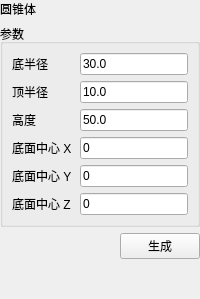
<?xml version="1.0" encoding="UTF-8"?>
<ui version="4.0">
 <class>ConeDialog</class>
 <widget class="QWidget" name="ConeDialog">
  <layout class="QVBoxLayout" name="mainLayout">
   <property name="leftMargin"><number>0</number></property><property name="topMargin"><number>0</number></property><property name="rightMargin"><number>0</number></property><property name="bottomMargin"><number>0</number></property><property name="spacing"><number>6</number></property>
   <item><widget class="QLabel" name="pageHeaderLabel"><property name="text"><string>圆锥体</string></property></widget></item>
   <item>
    <widget class="QGroupBox" name="parameterGroup">
     <property name="title"><string>参数</string></property>
     <layout class="QFormLayout" name="parameterForm">
      <property name="leftMargin"><number>9</number></property><property name="topMargin"><number>9</number></property><property name="rightMargin"><number>9</number></property><property name="bottomMargin"><number>9</number></property>
      <property name="horizontalSpacing"><number>8</number></property><property name="verticalSpacing"><number>6</number></property>
      <item row="0" column="0"><widget class="QLabel" name="bottomRadiusEditLabel"><property name="text"><string>底半径</string></property></widget></item><item row="0" column="1"><widget class="QLineEdit" name="bottomRadiusEdit"><property name="minimumHeight"><number>30</number></property><property name="text"><string>30.0</string></property></widget></item><item row="1" column="0"><widget class="QLabel" name="topRadiusEditLabel"><property name="text"><string>顶半径</string></property></widget></item><item row="1" column="1"><widget class="QLineEdit" name="topRadiusEdit"><property name="minimumHeight"><number>30</number></property><property name="text"><string>10.0</string></property></widget></item><item row="2" column="0"><widget class="QLabel" name="heightEditLabel"><property name="text"><string>高度</string></property></widget></item><item row="2" column="1"><widget class="QLineEdit" name="heightEdit"><property name="minimumHeight"><number>30</number></property><property name="text"><string>50.0</string></property></widget></item><item row="3" column="0"><widget class="QLabel" name="xEditLabel"><property name="text"><string>底面中心 X</string></property></widget></item><item row="3" column="1"><widget class="QLineEdit" name="xEdit"><property name="minimumHeight"><number>30</number></property><property name="text"><string>0</string></property></widget></item><item row="4" column="0"><widget class="QLabel" name="yEditLabel"><property name="text"><string>底面中心 Y</string></property></widget></item><item row="4" column="1"><widget class="QLineEdit" name="yEdit"><property name="minimumHeight"><number>30</number></property><property name="text"><string>0</string></property></widget></item><item row="5" column="0"><widget class="QLabel" name="zEditLabel"><property name="text"><string>底面中心 Z</string></property></widget></item><item row="5" column="1"><widget class="QLineEdit" name="zEdit"><property name="minimumHeight"><number>30</number></property><property name="text"><string>0</string></property></widget></item>
     </layout>
    </widget>
   </item>
   <item><layout class="QHBoxLayout" name="buttonLayout"><item><spacer name="buttonSpacer"><property name="orientation"><enum>Qt::Horizontal</enum></property><property name="sizeHint" stdset="0"><size><width>40</width><height>20</height></size></property></spacer></item><item><widget class="QPushButton" name="generateButton"><property name="minimumHeight"><number>34</number></property><property name="text"><string>生成</string></property></widget></item></layout></item>
   
   <item><spacer name="verticalSpacer"><property name="orientation"><enum>Qt::Vertical</enum></property><property name="sizeHint" stdset="0"><size><width>20</width><height>40</height></size></property></spacer></item>
  </layout>
 </widget>
 <resources/>
 <connections/>
</ui>
